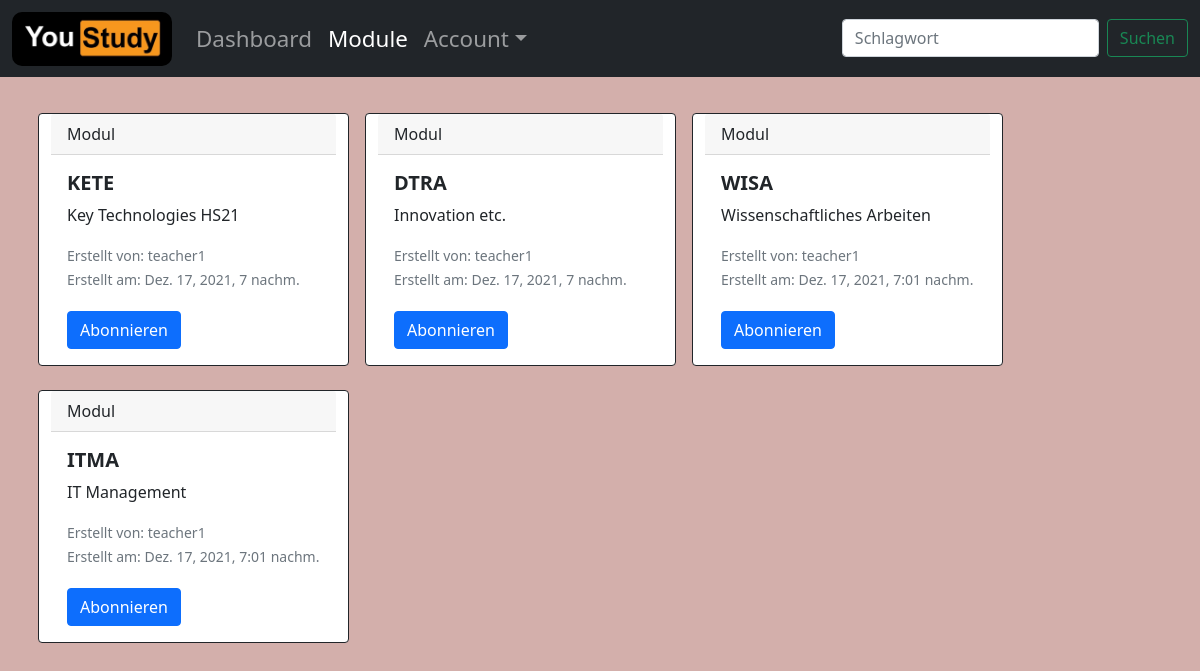
The app's page /courses/ (signed in) with its own data.
### course/models.py (models this page shows)
class Course(models.Model):
    name = models.CharField(max_length=256, unique=True)
    description = models.TextField(null=True, blank=True, max_length=2048, verbose_name="Beschreibung")
    tags = TaggableManager(blank=True)
    date_created = models.DateTimeField(auto_now_add=True, verbose_name="Erstellt am")
    date_modified = models.DateTimeField(auto_now_add=True, verbose_name="Angepasst am")
    created_by = models.ForeignKey(Profile, on_delete=models.CASCADE, related_name="course_created_by", verbose_name="erstellt von")
    responsible_teachers = models.ManyToManyField(Profile, through="CourseResponsibleTeachers", related_name="course_responsible_teacher", verbose_name="Verantwortliche Dozenten")
    subscribed_students = models.ManyToManyField(Profile, through="CourseSubscribedStudents", related_name="course_subscribed_students", verbose_name="Eingeschriebene Studenten")

### base/models.py (models this page shows, shortened)
class Profile(models.Model):
    user = models.OneToOneField(User, on_delete=models.CASCADE)
    birth_date = models.DateField(null=True, blank=True)

### course/views.py (the view)
# urls.py: path("", views.courses, name="courses"),
@login_required
def courses(request):
    context = {
        "courses": Course.objects.all(),
        "is_teacher": request.user.groups.filter(name="teachers").exists()
    }
    return render(request=request, template_name="courses.html", context=context)

### course/templates/courses.html (shortened to what this page needs)
{% extends "base/base.html" %}
{% block content %}
  <div class="container pt-1">
    <div class="row row-cols-4 row-cols-md-4">
      {% for course in courses %}
      <div class="card border-dark mb-3 m-2"  onclick="location.href='{% url 'lessons' course_id=course.id  %}';" style="cursor: pointer;">
        <div class="card-header">
          Modul
        </div>
        <div class="card-body text-dark">
          <h5 class="card-title"><strong>{{ course.name }}</strong></h5>
          <p class="card-text">{{ course.description }}</p>
          <p class="card-text"><small class="text-muted">Erstellt von: {{ course.created_by.user }}<br>Erstellt am: {{ course.date_created }}</small></p>
          {% if is_teacher %}
          <a href="{% url 'courses_update' course_id=course.id  %}" class="btn btn-primary">Editieren</a>
          <a href="{% url 'lessons_create' course_id=course.id  %}" class="btn btn-primary">Lektion hinzufügen</a>
          {% else %}<a href="#" class="btn btn-primary mt-1">Abonnieren</a>{% endif %}
        </div>
      </div>
    {% endfor %}
    </div>
  </div>
{% endblock %}

### static/stylesheets/site.css (style rules this page uses)
html, body { height: 100%; }
body { display: flex; align-items: center; padding-bottom: 40px; background-color: #d3afab; }
.card { box-sizing: content-box; }

### records on screen
Course: name "KETE", description "Key Technologies HS21", created_by.user "teacher1", date_created "Dez. 17, 2021, 7 nachm."
Course: name "DTRA", description "Innovation etc.", created_by.user "teacher1", date_created "Dez. 17, 2021, 7 nachm."
Course: name "WISA", description "Wissenschaftliches Arbeiten", created_by.user "teacher1", date_created "Dez. 17, 2021, 7:01 nachm."
Course: name "ITMA", description "IT Management", created_by.user "teacher1", date_created "Dez. 17, 2021, 7:01 nachm."
